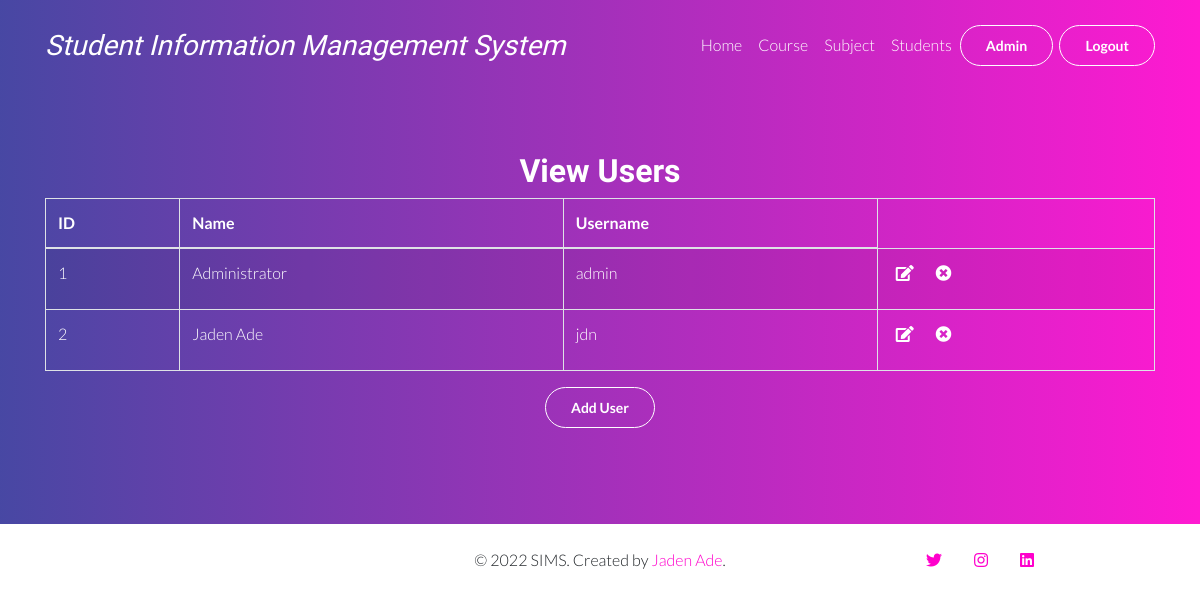
Page /viewuser.php (signed in) on the committed database.
### tables this page shows
CREATE TABLE `users` (
  `id` int(11) NOT NULL,
  `username` varchar(80) NOT NULL,
  `name` varchar(250) NOT NULL,
  `password` varchar(80) NOT NULL
);

### viewuser.php (the view, shortened to what this page needs)
<?php session_start();
include "config/config.php";
    $db= $con;
    $tableName="users";
    $columns= ['*'];
    $fetchData = fetch_data($db, $tableName, $columns);
    function fetch_data($db, $tableName, $columns){
     if(empty($db)){
      $msg= "Database connection error";
     }elseif (empty($columns) || !is_array($columns)) {
      $msg="columns Name must be defined in an indexed array";
     }elseif(empty($tableName)){
       $msg= "Table Name is empty";
    }else{
    $columnName = implode(", ", $columns);
    $query = "SELECT ".$columnName." FROM $tableName"." ORDER BY id";
    $result = $db->query($query);
    if($result== true){
     if ($result->num_rows > 0) {
        $row= mysqli_fetch_all($result, MYSQLI_ASSOC);
        $msg= $row;
     } else {
        $msg= "No Data Found";
     }
    }else{
      $msg= mysqli_error($db);
    }
    }
    return $msg;
    }
?>
<!DOCTYPE html>
<html lang="en">
<head>
    <link rel="stylesheet" href="vendor/bootstrap/bootstrap.min.css">
    <link rel="stylesheet" href="vendor/select2/select2.min.css">
    <link rel="stylesheet" href="vendor/owlcarousel/owl.carousel.min.css">
    <link rel="stylesheet" href="vendor/lightcase/lightcase.css">
     <link rel="stylesheet" href="https://unpkg.com/aos@next/dist/aos.css" />
    <link rel="stylesheet" href="css/style.min.css">
    <link rel="stylesheet" href="https://cdn.linearicons.com/free/1.0.0/icon-font.min.css">
    <link rel="stylesheet" href="https://use.fontawesome.com/releases/v5.8.1/css/all.css">
</head>
<body data-spy="scroll" data-target="#navbar" class="static-layout">
<?php include 'header.php';?>
	<section id="who-we-are" class="overlay text-white">
    <div class="container">
        <div class="section-content">
            <div class="col text-center" data-aos="fade-up">
                <br>
                <br>
                <br>
                <h2 class="section-title"><b>View Users</b></h2>
            </div>
            <div class="row" data-aos="fade-up">
                <div class="col-lg-12">
                    <div class="panel panel-default">
                        <div class="panel-body">
                            <div class="dataTable_wrapper">
                                <table class="table table-striped table-bordered table-hover" id="dataTables-example">
                                    <thead>
                                        <tr>
                                            <th>ID</th>
                                            <th>Name</th>
                                            <th>Username</th>
                                        </tr>
                                    </thead>
                                    <tbody>
                                    <?php
      if(is_array($fetchData)){
      $sn=1;
      foreach($fetchData as $data){
    ?>
    <tr>
      <td><?php echo $data['id']??''; ?></td>
      <td><?php echo $data['name']??''; ?></td>
      <td><?php echo $data['username']??''; ?></td>
      <td>&nbsp;&nbsp;<a href="edituser.php" <p class="fa fa-edit btn-outline-primary"></p></a> &nbsp;&nbsp;&nbsp;&nbsp;&nbsp;
                                             <a href="deleteuser.php"> <p class="fa fa-times-circle btn-outline-primary"></p></td>
     </tr>
     <?php
      $sn++;}}?>
    </tbody>
     </table>
   </div>
                        </div>
                    </div>
                </div>
            </div>
             <div class="col-md-12 col-sm-12 text-center " data-aos="fade-up" data-aos-delay="200">
                    <p><a class="btn btn-outline-primary" href="adduser.php" role="button">Add User</a></p>
                </div>
        </div>
    </div>
</section>		</div>
<?php include 'footer.php';?>
</body>
</html>

### rows in the picture
users: id "1", name "Administrator", username "admin"
users: id "2", name "Jaden Ade", username "jdn"
